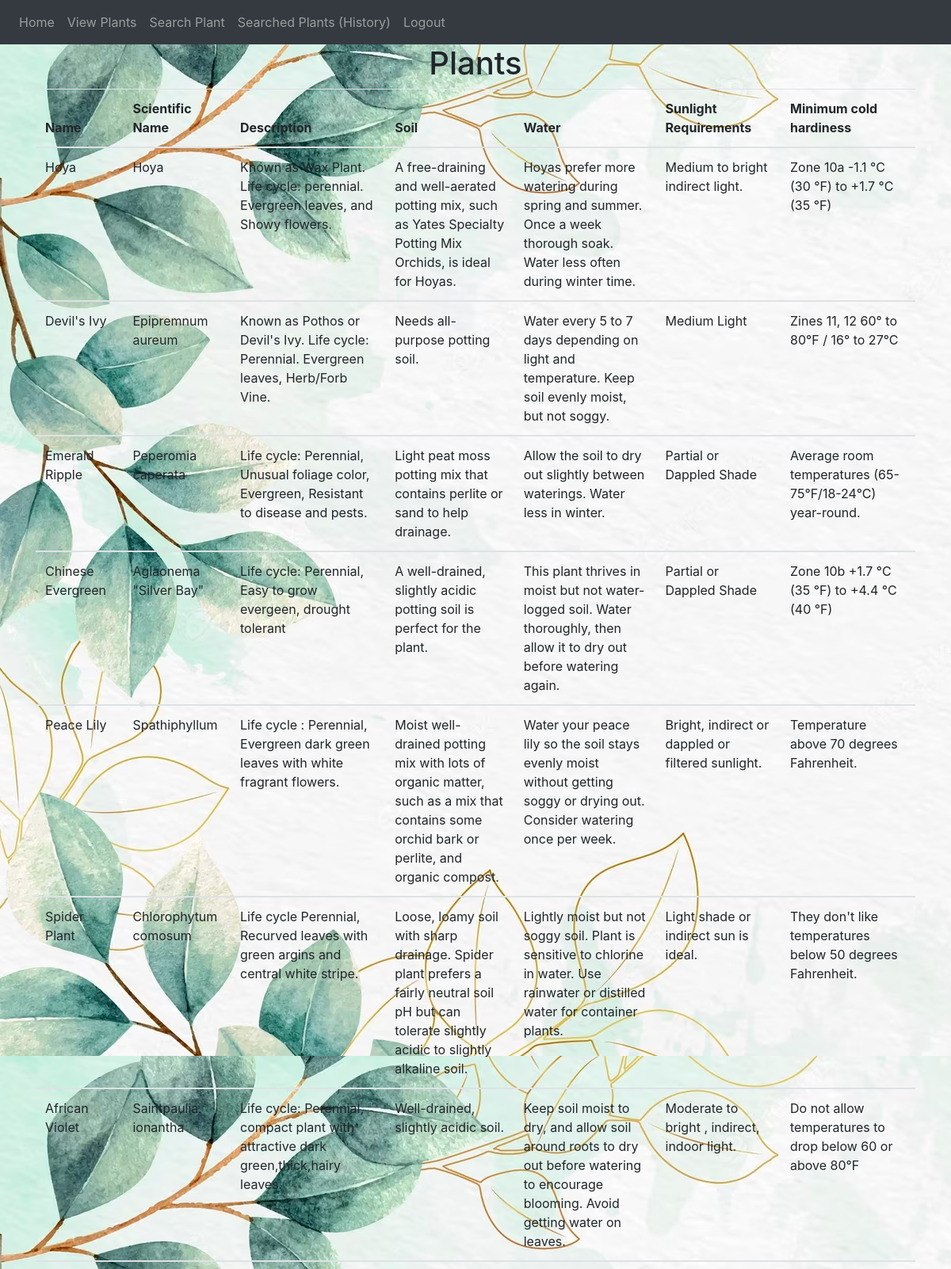
Screenshot of /view-plants (signed in, upper part) with the database file from the repository.
### planter/models.py (models this page shows, shortened)
class Plant(db.Model):
    __tablename__ = 'plants'
    id = db.Column(db.Integer, primary_key=True)
    name = db.Column(db.String(200), unique=True)
    scientific_name = db.Column(db.String(200), unique=True)
    description = db.Column(db.String(600))
    soil = db.Column(db.String(600))
    water = db.Column(db.String(600))
    sunlight_requirements = db.Column(db.String(200))
    minimum_cold_hardiness = db.Column(db.String)

### planter/views.py (the view)
@views.route("/view-plants", methods=["GET"])
@login_required
def view_plants():
    plants = Plant.query.all()
    return render_template("view-plants.html", user=current_user, plants=plants)

### planter/__init__.py (called while the page is built)
@login_manager.user_loader
def load_user(id):
    return User.query.get(int(id))

### planter/templates/view-plants.html
{% extends "base.html" %} {% block title %}Add Plant{% endblock %} {% block
content %}
<h1 align="center">Plants</h1>
<ul class="list-group list-group-flush" id="plants">
	<table class="table">
		<thead>
			<tr>
				<th scope="col">Name</th>
				<th scope="col">Scientific Name</th>
				<th scope="col">Description</th>
				<th scope="col">Soil</th>
				<th scope="col">Water</th>
				<th scope="col">Sunlight Requirements</th>
				<th scope="col">Minimum cold hardiness</th>
			</tr>
		</thead>
		{% for plant in plants %}
		<tbody>
			<td>{{ plant.name }}</td>
			<td>{{ plant.scientific_name }}</td>
			<td>{{ plant.description }}</td>
			<td>{{ plant.soil }}</td>
			<td>{{ plant.water }}</td>
			<td>{{ plant.sunlight_requirements }}</td>
			<td>{{ plant.minimum_cold_hardiness }}</td>
		</tbody>
		{% endfor %}
	</table>
</ul>
{% endblock %}

### planter/templates/base.html (style rules this page uses)
body { background-image: url('static/leaves-background.avif'); }

### rows the page displays
Plant: name "Hoya", scientific_name "Hoya", description "Known as Wax Plant. Life cycle: perennial. Evergreen leaves, and Showy flowers.", soil "A free-draining and well-aerated potting mix, such as Yates Specialty Potting Mix Orchids, is ideal for Hoyas.", water "Hoyas prefer more watering during spring and summer. Once a week thorough soak. Water less often during winter time.", sunlight_requirements "Medium to bright indirect light.", minimum_cold_hardiness "Zone 10a -1.1 °C (30 °F) to +1.7 °C (35 °F)"
Plant: name "Devil's Ivy", scientific_name "Epipremnum aureum", description "Known as Pothos or Devil's Ivy. Life cycle: Perennial. Evergreen leaves, Herb/Forb Vine.", soil "Needs all-purpose potting soil.", water "Water every 5 to 7 days depending on light and temperature. Keep soil evenly moist, but not soggy.", sunlight_requirements "Medium Light", minimum_cold_hardiness "Zines 11, 12 60° to 80°F / 16° to 27°C"
Plant: name "Emerald Ripple", scientific_name "Peperomia caperata", description "Life cycle: Perennial, Unusual foliage color, Evergreen, Resistant to disease and pests.", soil "Light peat moss potting mix that contains perlite or sand to help drainage.", water "Allow the soil to dry out slightly between waterings. Water less in winter.", sunlight_requirements "Partial or Dappled Shade", minimum_cold_hardiness "Average room temperatures (65-75°F/18-24°C) year-round."
Plant: name "Chinese Evergreen", scientific_name "Aglaonema \"Silver Bay\"", description "Life cycle: Perennial, Easy to grow evergeen, drought tolerant", soil "A well-drained, slightly acidic potting soil is perfect for the plant.", water "This plant thrives in moist but not water-logged soil. Water thoroughly, then allow it to dry out before watering again.", sunlight_requirements "Partial or Dappled Shade", minimum_cold_hardiness "Zone 10b +1.7 °C (35 °F) to +4.4 °C (40 °F)"
Plant: name "Peace Lily", scientific_name "Spathiphyllum", description "Life cycle : Perennial, Evergreen dark green leaves with white fragrant flowers.", soil "Moist well-drained potting mix with lots of organic matter, such as a mix that contains some orchid bark or perlite, and organic compost.", water "Water your peace lily so the soil stays evenly moist without getting soggy or drying out. Consider watering once per week.", sunlight_requirements "Bright, indirect or dappled or filtered sunlight.", minimum_cold_hardiness "Temperature above 70 degrees Fahrenheit."
Plant: name "Spider Plant", scientific_name "Chlorophytum comosum", description "Life cycle Perennial, Recurved leaves with green argins and central white stripe.", soil "Loose, loamy soil with sharp drainage. Spider plant prefers a fairly neutral soil pH but can tolerate slightly acidic to slightly alkaline soil.", water "Lightly moist but not soggy soil. Plant is sensitive to chlorine in water. Use rainwater or distilled water for container plants.", sunlight_requirements "Light shade or indirect sun is ideal.", minimum_cold_hardiness "They don't like temperatures below 50 degrees Fahrenheit."
Plant: name "African Violet", scientific_name "Saintpaulia ionantha", description "Life cycle: Perennial, compact plant with attractive dark green,thick,hairy leaves.", soil "Well-drained, slightly acidic soil.", water "Keep soil moist to dry, and allow soil around roots to dry out before watering to encourage blooming. Avoid getting water on leaves.", sunlight_requirements "Moderate to bright , indirect, indoor light.", minimum_cold_hardiness "Do not allow temperatures to drop below 60 or above 80°F"
